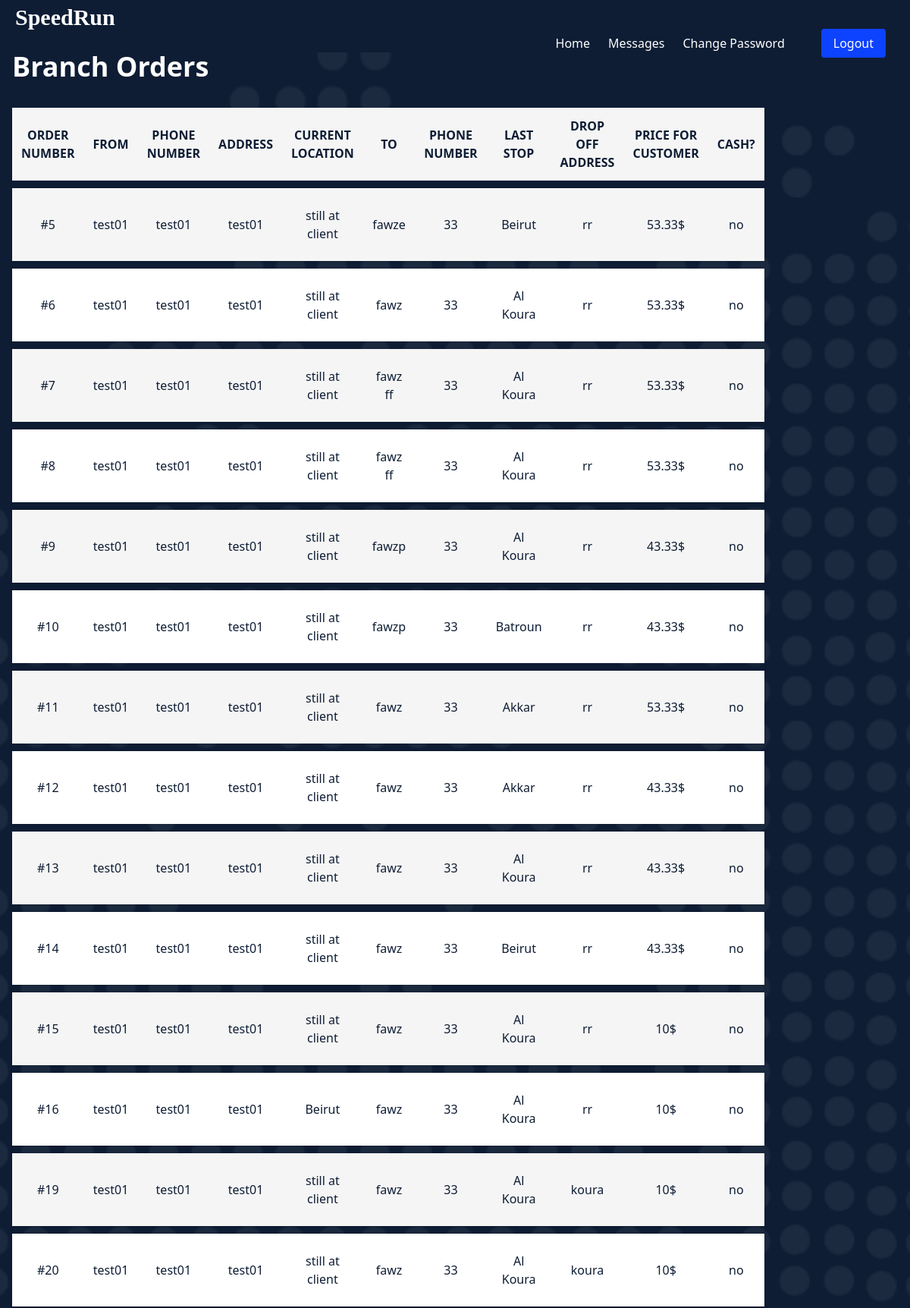
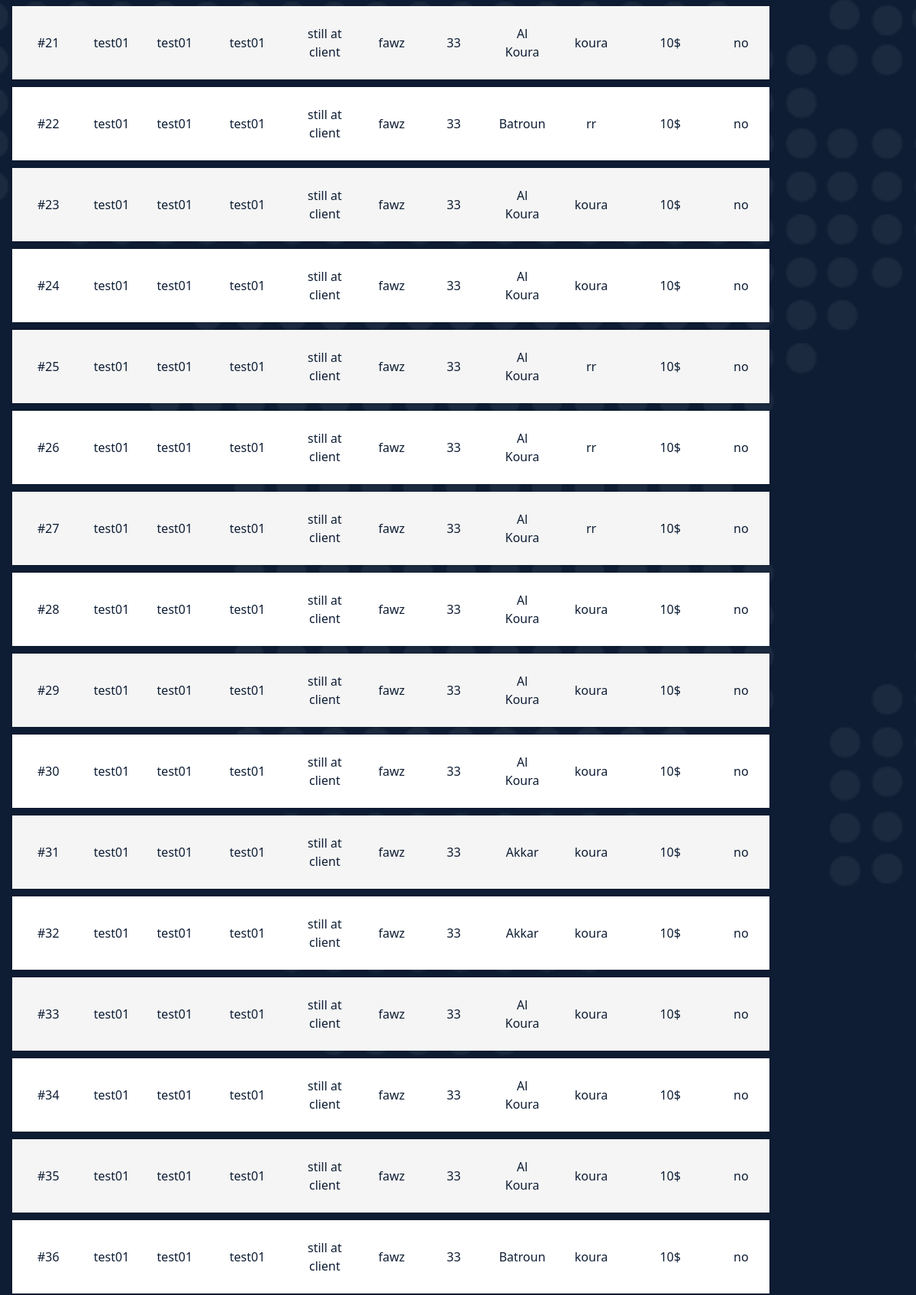
The app's page /branchOrders.php (signed in, upper part) with its own data (2 pictures, top to bottom).
### tables this page shows
CREATE TABLE `deliveries` (
  `d_id` int(11) NOT NULL,
  `w_id` int(11) DEFAULT NULL,
  `o_id` int(11) DEFAULT NULL,
  `current_location` varchar(100) NOT NULL DEFAULT 'still at client',
  `timestamp` timestamp NOT NULL DEFAULT current_timestamp()
);

CREATE TABLE `orders` (
  `o_id` int(11) NOT NULL,
  `p_id` int(11) DEFAULT NULL,
  `c_id` int(11) DEFAULT NULL,
  `status` enum('successful','pending','failed','') NOT NULL DEFAULT 'pending',
  `date` timestamp NOT NULL DEFAULT current_timestamp(),
  `pic` longblob DEFAULT NULL
);

### branchOrders.php (the view, shortened to what this page needs)
<?php
require_once('php/stats.php');
?>
<!DOCTYPE html>
<html lang="en">
<head>
  <link href="https://cdn.jsdelivr.net/npm/tailwindcss@2.2.16/dist/tailwind.min.css" rel="stylesheet">
  <link rel="stylesheet" href="assets/css/header.css">
  <link rel="stylesheet" href="assets/css/manager.css">
  <link href="assets/vendor/bootstrap-icons/bootstrap-icons.css" rel="stylesheet">
  <link href="assets/vendor/fontawesome-free/css/all.min.css" rel="stylesheet">
  <link href="assets/vendor/glightbox/css/glightbox.min.css" rel="stylesheet">
  <link href="assets/vendor/swiper/swiper-bundle.min.css" rel="stylesheet">
  <link href="assets/vendor/aos/aos.css" rel="stylesheet">
</head>
<body class="bg-gray-100">
  <header id="header" class="header d-flex align-items-center fixed-top">
    <div class="container-fluid container-xl d-flex align-items-center justify-content-between">
      <?php
      if ($_SESSION['type'] == 'BranchManager') {
      ?>
        <a href="manager.php" class="logo d-flex align-items-center">
          <h1 style="font-family: 'Libre Baskerville', serif; padding-left: 20px;">SpeedRun</h1>
        </a>
        <i class="mobile-nav-toggle mobile-nav-show bi bi-list"></i>
        <i class="mobile-nav-toggle mobile-nav-hide d-none bi bi-x"></i>
        <nav id="navbar" class="navbar">
          <ul>
            <li><a href="branchOrders.php">Home</a></li>
            <li><a href="manager.php">History</a></li>
            <li><a href="php/track.php">Track</a></li>
            <li><a href="viewMessages.php">Messages</a></li>
            <li><a href="common_password.php">Change Password</a></li>
            <li><a class="get-a-quote" href="php/logout.php">Logout</a></li>
          </ul>
        </nav>
      <?php } else {
      ?>
        <a href="branchOrders.php" class="logo d-flex align-items-center">
          <h1 style="font-family: 'Libre Baskerville', serif; padding-left: 20px;">SpeedRun</h1>
        </a>
        <nav id="navbar" class="navbar">
          <ul>
            <li><a href="branchOrders.php">Home</a></li>
            <li><a href="viewMessages.php">Messages</a></li>
            <li><a href="common_password.php">Change Password</a></li>
            <li><a class="get-a-quote" href="php/logout.php">Logout</a></li>
          </ul>
        </nav>
      <?php } ?>
    </div>
  </header>
  <section id="hero" class="hero " style="padding-top: 20px; height: 100%; ">
    <div class="container">
      <div class="container mx-auto px-4 py-12">
        <h1 class="text-4xl font-bold mb-6" style="color:white;">Branch Orders</h1>
        <div class="shadow overflow-hidden border-b border-gray-200 sm:rounded-lg mb-8">
          <table id="myTable" class="table table-striped">
            <thead>
              <tr>
                <th>Order number </th>
                <th>From</th>
                <th>Phone number</th>
                <th>Address</th>
                <th>Current location</th>
                <th>To</th>
                <th>Phone number</th>
                <th>Last stop</th>
                <th>Drop off address</th>
                <th>Price for customer</th>
                <th>Cash?</th>
              </tr>
            </thead>
            <tbody>
              <?php
              $current_location = $_SESSION['branch'];
              $query = "SELECT *
              FROM orders
              NATURAL JOIN packages NATURAL JOIN clients
              NATURAL JOIN (
                  SELECT o_id, MAX(d_id) AS max_d_id
                  FROM deliveries
                  GROUP BY o_id
              ) AS last_delivery
              NATURAL JOIN deliveries
              WHERE (current_location = '$current_location'
              OR (current_location='still at client' AND c_district='$current_location'))
              AND status = 'pending'
              AND deliveries.d_id = last_delivery.max_d_id
              ORDER BY date
              ";
              $result = mysqli_query($link, $query);
              if ($result) {
                if (mysqli_num_rows($result) > 0) {
                  while ($row = mysqli_fetch_assoc($result)) {
                    $cash = 'yes';
                    $fragile= 'yes';
                    if ($row["pay_at_delivery"] == 0) {
                      $cash = 'no';
                    }
                    if ($row["fragile"] == 0) {
                      $fragile= 'no';
                    }
                    echo "<tr>
          <td>#" . $row["o_id"] . "</td>
          <td>" . $row["c_name"] . "</td>
          <td>" . $row["c_phone"] . "</td>
          <td>" . $row["c_address"] . "</td>
          <td>" . $row["current_location"] . "</td>
          <td>" . $row["to_name"] . "</td>
          <td>" . $row["to_phone"] . "</td>
          <td>" . $row["to_district"] . "</td>
          <td>" . $row["to_address"] . "</td>
          <td>" . $row["f_price"] . "$</td>
          <td>" . $cash . "</td>
          <td>" . $fragile . "</td>
          <td>" . $row["status"] . "</td>
          <td>" . $row["timestamp"] . "</td>
        </tr>";
                  }
                } else {
                  echo "<tr>
                  <td id=\"colspanTD\"> No results found.</td>";
                }
              } else {
                echo "Error: " . mysqli_error($link);
              }
              ?> <!-- <td>
            </tbody>
          </table>
        </div>
      </div>
    </div>
  </section>
</body>
</html>

### assets/css/header.css (style rules this page uses)
#header { background-color: #0e1d34; }
#navbar ul { display: flex; justify-content: flex-end; }
.logo { margin-right: auto; padding: auto; }
.header.fixed-top { position: fixed; top: 0; left: 0; right: 0; z-index: 1030; }
#navbar ul li { margin-left: 1.5rem; }
#navbar ul li a { color: #ffffff; }
.get-a-quote { background-color: #0d42ff; color: #0e1d34; padding: 8px 16px; border-radius: 4px; margin-left: 1.5rem; margin-right: 2rem; }
.header .logo h1 { font-size: 30px; margin: 0; font-weight: 700; color: #fff; font-family: var(--font-primary); }

### assets/css/manager.css (style rules this page uses)
html { height: 100%; }
.hero { width: 100%; min-height: 100vh; background-color: #0e1d34; background-image: url("../img/hero-bg.png"); background-size: cover; background-repeat: no-repeat; background-position: center center; color: rgba(255, 255, 255, 0.8); overflow: auto; }
html, body { margin: 0; padding: 0; height: 100%; }
.table { width: 100%; max-width: 1200px; margin: 0 auto; border-collapse: separate; border-spacing: 0 10px; }
.table th, .table td { padding: 12px; vertical-align: middle; text-align: center; color:#0e1d34; }
.table th { background-color: #f5f5f5; font-weight: bold; text-transform: uppercase; }
.table tbody tr { background-color: #fff; border-radius: 4px; box-shadow: 0 0 4px rgba(0, 0, 0, 0.2); }
.table-striped tbody tr:nth-of-type(odd) { background-color: #f5f5f5; }

### records on screen
deliveries: o.o_id "5", c_name "test01", c_phone "test01", c_address "test01", current_location "still at client", to_name "fawze", to_phone "33", to_district "Beirut", to_address "rr", f_price "53.33", cash "no"
deliveries: o.o_id "6", c_name "test01", c_phone "test01", c_address "test01", current_location "still at client", to_name "fawz", to_phone "33", to_district "Al Koura", to_address "rr", f_price "53.33", cash "no"
deliveries: o.o_id "7", c_name "test01", c_phone "test01", c_address "test01", current_location "still at client", to_name "fawz ff", to_phone "33", to_district "Al Koura", to_address "rr", f_price "53.33", cash "no"
deliveries: o.o_id "8", c_name "test01", c_phone "test01", c_address "test01", current_location "still at client", to_name "fawz ff", to_phone "33", to_district "Al Koura", to_address "rr", f_price "53.33", cash "no"
deliveries: o.o_id "9", c_name "test01", c_phone "test01", c_address "test01", current_location "still at client", to_name "fawzp", to_phone "33", to_district "Al Koura", to_address "rr", f_price "43.33", cash "no"
deliveries: o.o_id "10", c_name "test01", c_phone "test01", c_address "test01", current_location "still at client", to_name "fawzp", to_phone "33", to_district "Batroun", to_address "rr", f_price "43.33", cash "no"
deliveries: o.o_id "11", c_name "test01", c_phone "test01", c_address "test01", current_location "still at client", to_name "fawz", to_phone "33", to_district "Akkar", to_address "rr", f_price "53.33", cash "no"
deliveries: o.o_id "12", c_name "test01", c_phone "test01", c_address "test01", current_location "still at client", to_name "fawz", to_phone "33", to_district "Akkar", to_address "rr", f_price "43.33", cash "no"
deliveries: o.o_id "13", c_name "test01", c_phone "test01", c_address "test01", current_location "still at client", to_name "fawz", to_phone "33", to_district "Al Koura", to_address "rr", f_price "43.33", cash "no"
deliveries: o.o_id "14", c_name "test01", c_phone "test01", c_address "test01", current_location "still at client", to_name "fawz", to_phone "33", to_district "Beirut", to_address "rr", f_price "43.33", cash "no"
deliveries: o.o_id "15", c_name "test01", c_phone "test01", c_address "test01", current_location "still at client", to_name "fawz", to_phone "33", to_district "Al Koura", to_address "rr", f_price "10", cash "no"
deliveries: o.o_id "16", c_name "test01", c_phone "test01", c_address "test01", current_location "Beirut", to_name "fawz", to_phone "33", to_district "Al Koura", to_address "rr", f_price "10", cash "no"
deliveries: o.o_id "19", c_name "test01", c_phone "test01", c_address "test01", current_location "still at client", to_name "fawz", to_phone "33", to_district "Al Koura", to_address "koura", f_price "10", cash "no"
deliveries: o.o_id "20", c_name "test01", c_phone "test01", c_address "test01", current_location "still at client", to_name "fawz", to_phone "33", to_district "Al Koura", to_address "koura", f_price "10", cash "no"
deliveries: o.o_id "21", c_name "test01", c_phone "test01", c_address "test01", current_location "still at client", to_name "fawz", to_phone "33", to_district "Al Koura", to_address "koura", f_price "10", cash "no"
deliveries: o.o_id "22", c_name "test01", c_phone "test01", c_address "test01", current_location "still at client", to_name "fawz", to_phone "33", to_district "Batroun", to_address "rr", f_price "10", cash "no"
deliveries: o.o_id "23", c_name "test01", c_phone "test01", c_address "test01", current_location "still at client", to_name "fawz", to_phone "33", to_district "Al Koura", to_address "koura", f_price "10", cash "no"
deliveries: o.o_id "24", c_name "test01", c_phone "test01", c_address "test01", current_location "still at client", to_name "fawz", to_phone "33", to_district "Al Koura", to_address "koura", f_price "10", cash "no"
deliveries: o.o_id "25", c_name "test01", c_phone "test01", c_address "test01", current_location "still at client", to_name "fawz", to_phone "33", to_district "Al Koura", to_address "rr", f_price "10", cash "no"
deliveries: o.o_id "26", c_name "test01", c_phone "test01", c_address "test01", current_location "still at client", to_name "fawz", to_phone "33", to_district "Al Koura", to_address "rr", f_price "10", cash "no"
deliveries: o.o_id "27", c_name "test01", c_phone "test01", c_address "test01", current_location "still at client", to_name "fawz", to_phone "33", to_district "Al Koura", to_address "rr", f_price "10", cash "no"
deliveries: o.o_id "28", c_name "test01", c_phone "test01", c_address "test01", current_location "still at client", to_name "fawz", to_phone "33", to_district "Al Koura", to_address "koura", f_price "10", cash "no"
deliveries: o.o_id "29", c_name "test01", c_phone "test01", c_address "test01", current_location "still at client", to_name "fawz", to_phone "33", to_district "Al Koura", to_address "koura", f_price "10", cash "no"
deliveries: o.o_id "30", c_name "test01", c_phone "test01", c_address "test01", current_location "still at client", to_name "fawz", to_phone "33", to_district "Al Koura", to_address "koura", f_price "10", cash "no"
deliveries: o.o_id "31", c_name "test01", c_phone "test01", c_address "test01", current_location "still at client", to_name "fawz", to_phone "33", to_district "Akkar", to_address "koura", f_price "10", cash "no"
deliveries: o.o_id "32", c_name "test01", c_phone "test01", c_address "test01", current_location "still at client", to_name "fawz", to_phone "33", to_district "Akkar", to_address "koura", f_price "10", cash "no"
deliveries: o.o_id "33", c_name "test01", c_phone "test01", c_address "test01", current_location "still at client", to_name "fawz", to_phone "33", to_district "Al Koura", to_address "koura", f_price "10", cash "no"
deliveries: o.o_id "34", c_name "test01", c_phone "test01", c_address "test01", current_location "still at client", to_name "fawz", to_phone "33", to_district "Al Koura", to_address "koura", f_price "10", cash "no"
deliveries: o.o_id "35", c_name "test01", c_phone "test01", c_address "test01", current_location "still at client", to_name "fawz", to_phone "33", to_district "Al Koura", to_address "koura", f_price "10", cash "no"
deliveries: o.o_id "36", c_name "test01", c_phone "test01", c_address "test01", current_location "still at client", to_name "fawz", to_phone "33", to_district "Batroun", to_address "koura", f_price "10", cash "no"
